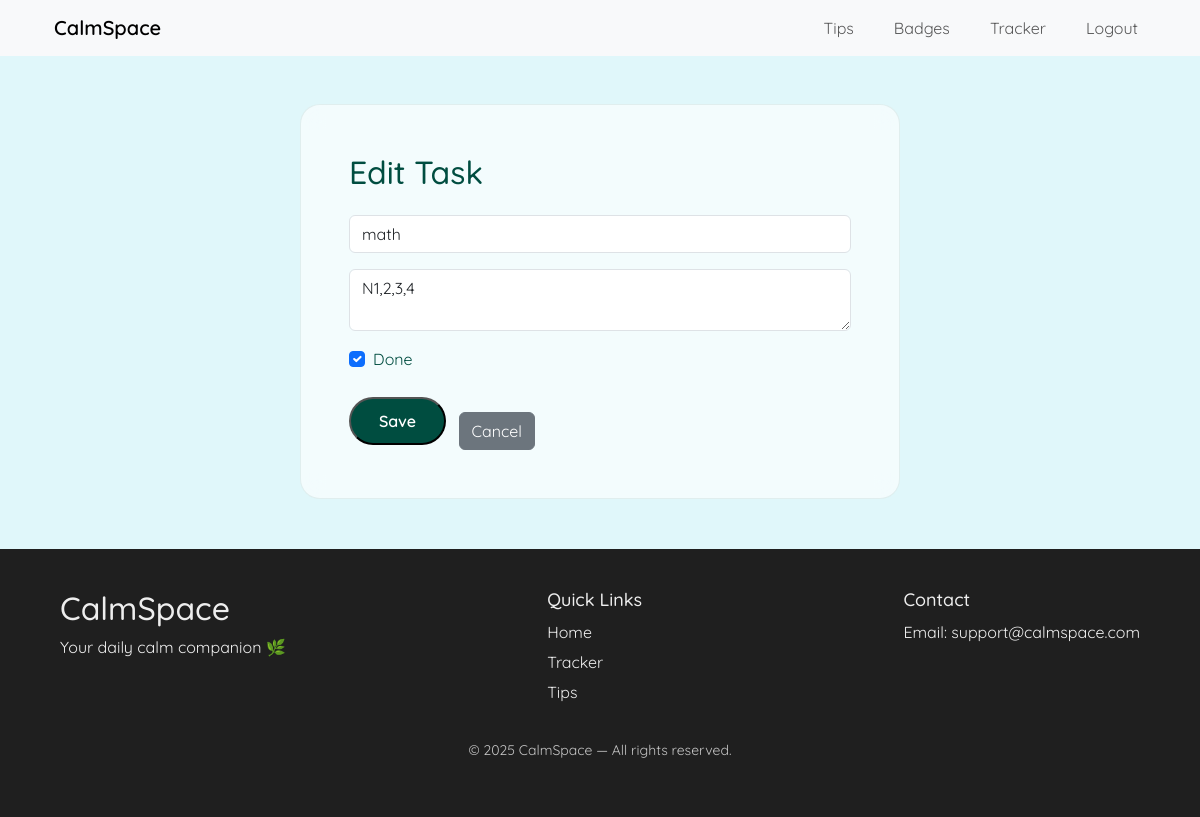
The page /todo/edit/1 (signed in) on the database its author committed.
### models.py (models this page shows)
class ToDo(db.Model):
    __tablename__ = 'todos'
    id = db.Column(db.Integer, primary_key=True)
    task = db.Column(db.String(255), nullable=False)
    detail = db.Column(db.Text)
    done = db.Column(db.Boolean, default=False)
    created_at = db.Column(db.DateTime, default=datetime.utcnow)
    user_id = db.Column(db.Integer, db.ForeignKey('users.id'), nullable=False)

### routes.py (the view, shortened to what this page needs)
@main.route("/todo/edit/<int:todo_id>", methods=["GET", "POST"])
@login_required
def todo_edit(todo_id):
    user = get_current_user()
    todo_obj = ToDo.query.get_or_404(todo_id)
    if todo_obj.user_id != user.id:
        flash("You are not authorized to edit that task.", "danger")
        abort(403)
    todo_form = ToDoForm(obj=todo_obj)
    return render_template("todo_edit.html", todo_form=todo_form, todo=todo_obj)

### forms.py
class ToDoForm(FlaskForm):
    task = StringField('Task', validators=[DataRequired(), Length(max=255)])
    detail = TextAreaField('Detail')
    done = BooleanField('Done')
    submit = SubmitField('Save')

class SignupForm(FlaskForm):
    username = StringField('Username', validators=[DataRequired(), Length(max=80)])
    email = StringField('Email', validators=[DataRequired(), Email(), Length(max=120)])
    password = PasswordField('Password', validators=[DataRequired(), Length(min=8)])
    submit = SubmitField('Create account')

### routes.py (called while the page is built)
def login_required(f):
    @wraps(f)
    def decorated_function(*args, **kwargs):
        if not session.get("user_id"):
            flash("Please log in to access that page.", "warning")
            return redirect(url_for("main.login", next=request.path))
        return f(*args, **kwargs)
    return decorated_function

def get_current_user():
    if getattr(g, "_current_user", None) is not None:
        return g._current_user
    user = None
    if session.get("user_id"):
        user = User.query.get(session["user_id"])
    g._current_user = user
    return user

@main.context_processor
def inject_auth_forms():
    return dict(
        signup_form=SignupForm(),
        login_form=LoginForm(),
        current_user=get_current_user(),
    )

@main.before_app_request
def load_user():
    get_current_user()

### templates/todo_edit.html (shortened to what this page needs)
{% extends 'base.html' %}
{% block css %}
  <link rel="stylesheet" href="{{ url_for('static', filename='style/tracker.css') }}" />
{% endblock %}
{% block content %}
  <section class="container mt-5">
    <div class="glass-card p-5 mx-auto" style="max-width:600px;">
      <h2 class="mb-4">Edit Task</h2>
      <form method="POST">
        <div class="mb-3">{{ todo_form.task(class="form-control") }}</div>
        <div class="mb-3">{{ todo_form.detail(class="form-control") }}</div>
        <div class="form-check mb-3">
          {{ todo_form.done(class="form-check-input", id="done") }}
          <label class="form-check-label" for="done">Done</label>
        </div>
        {{ todo_form.submit(class="start-btn") }}
        <a href="{{ url_for('main.todo') }}" class="btn btn-secondary ms-2">Cancel</a>
      </form>
    </div>
  </section>
{% endblock %}

### static/style/tracker.css (style rules this page uses)
* { margin: 0; padding: 0; box-sizing: border-box; }
body { font-family: 'Quicksand', sans-serif; background-color: #e0f7fa; color: #004d40; }
.start-btn { margin-top: 10px; display: inline-block; background: #004d40; color: white; padding: 10px 28px; border-radius: 30px; text-decoration: none; font-weight: 600; transition: 0.2s; }
.glass-card { border-radius: 20px; background: rgba(255, 255, 255, 0.6); backdrop-filter: blur(12px); border: 1px solid rgba(0, 77, 64, 0.08); padding: 30px 20px; transition: 0.2s ease; display: flex; flex-direction: column; justify-content: space-between; }
.glass-card a { margin-top: 15px; align-self: center; }

### rows shown on the page
ToDo: task "math", detail "N1,2,3,4", done "☑"
